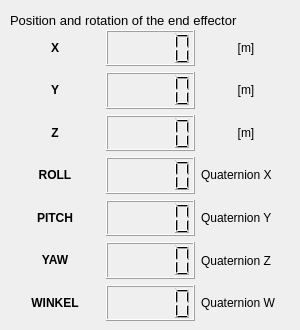
       <widget class="QWidget" name="positionInfo_3">
        <attribute name="title">
         <string>Position and rotation</string>
        </attribute>
        <widget class="QLabel" name="label_137">
         <property name="geometry">
          <rect>
           <x>10</x>
           <y>10</y>
           <width>281</width>
           <height>21</height>
          </rect>
         </property>
         <property name="text">
          <string>&lt;html&gt;&lt;head/&gt;&lt;body&gt;&lt;p&gt;&lt;span style=&quot; font-size:10pt;&quot;&gt;Position and rotation of the end effector&lt;/span&gt;&lt;/p&gt;&lt;/body&gt;&lt;/html&gt;</string>
         </property>
        </widget>
        <widget class="QWidget" name="gridLayoutWidget_14">
         <property name="geometry">
          <rect>
           <x>10</x>
           <y>30</y>
           <width>281</width>
           <height>291</height>
          </rect>
         </property>
         <layout class="QGridLayout" name="gridLayout_14">
          <item row="5" column="0">
           <widget class="QLabel" name="label_138">
            <property name="text">
             <string>&lt;html&gt;&lt;head/&gt;&lt;body&gt;&lt;p align=&quot;center&quot;&gt;&lt;span style=&quot; font-weight:600;&quot;&gt;YAW&lt;/span&gt;&lt;/p&gt;&lt;/body&gt;&lt;/html&gt;</string>
            </property>
           </widget>
          </item>
          <item row="2" column="1">
           <widget class="QLCDNumber" name="basicInfo_Z_LCDnum_3"/>
          </item>
          <item row="3" column="1">
           <widget class="QLCDNumber" name="basicInfo_R_LCDnum_3"/>
          </item>
          <item row="5" column="1">
           <widget class="QLCDNumber" name="basicInfo_Y_LCDnum_5"/>
          </item>
          <item row="4" column="1">
           <widget class="QLCDNumber" name="basicInfo_P_LCDnum_3"/>
          </item>
          <item row="6" column="1">
           <widget class="QLCDNumber" name="basicInfo_W_LCDnum_3"/>
          </item>
          <item row="1" column="0">
           <widget class="QLabel" name="label_139">
            <property name="text">
             <string>&lt;html&gt;&lt;head/&gt;&lt;body&gt;&lt;p align=&quot;center&quot;&gt;&lt;span style=&quot; font-weight:600;&quot;&gt;Y&lt;/span&gt;&lt;/p&gt;&lt;/body&gt;&lt;/html&gt;</string>
            </property>
           </widget>
          </item>
          <item row="0" column="1">
           <widget class="QLCDNumber" name="basicInfo_X_LCDnum_3"/>
          </item>
          <item row="1" column="1">
           <widget class="QLCDNumber" name="basicInfo_Y_LCDnum_6"/>
          </item>
          <item row="3" column="0">
           <widget class="QLabel" name="label_140">
            <property name="text">
             <string>&lt;html&gt;&lt;head/&gt;&lt;body&gt;&lt;p align=&quot;center&quot;&gt;&lt;span style=&quot; font-weight:600;&quot;&gt;ROLL&lt;/span&gt;&lt;/p&gt;&lt;/body&gt;&lt;/html&gt;</string>
            </property>
           </widget>
          </item>
          <item row="6" column="0">
           <widget class="QLabel" name="label_141">
            <property name="text">
             <string>&lt;html&gt;&lt;head/&gt;&lt;body&gt;&lt;p align=&quot;center&quot;&gt;&lt;span style=&quot; font-weight:600;&quot;&gt;WINKEL&lt;/span&gt;&lt;/p&gt;&lt;/body&gt;&lt;/html&gt;</string>
            </property>
           </widget>
          </item>
          <item row="4" column="0">
           <widget class="QLabel" name="label_142">
            <property name="text">
             <string>&lt;html&gt;&lt;head/&gt;&lt;body&gt;&lt;p align=&quot;center&quot;&gt;&lt;span style=&quot; font-weight:600;&quot;&gt;PITCH&lt;/span&gt;&lt;/p&gt;&lt;/body&gt;&lt;/html&gt;</string>
            </property>
           </widget>
          </item>
          <item row="2" column="0">
           <widget class="QLabel" name="label_143">
            <property name="text">
             <string>&lt;html&gt;&lt;head/&gt;&lt;body&gt;&lt;p align=&quot;center&quot;&gt;&lt;span style=&quot; font-weight:600;&quot;&gt;Z&lt;/span&gt;&lt;/p&gt;&lt;/body&gt;&lt;/html&gt;</string>
            </property>
           </widget>
          </item>
          <item row="0" column="0">
           <widget class="QLabel" name="label_144">
            <property name="text">
             <string>&lt;html&gt;&lt;head/&gt;&lt;body&gt;&lt;p align=&quot;center&quot;&gt;&lt;span style=&quot; font-weight:600;&quot;&gt;X&lt;/span&gt;&lt;/p&gt;&lt;/body&gt;&lt;/html&gt;</string>
            </property>
           </widget>
          </item>
          <item row="0" column="2">
           <widget class="QLabel" name="label_145">
            <property name="text">
             <string>&lt;html&gt;&lt;head/&gt;&lt;body&gt;&lt;p align=&quot;center&quot;&gt;[m]&lt;/p&gt;&lt;/body&gt;&lt;/html&gt;</string>
            </property>
           </widget>
          </item>
          <item row="3" column="2">
           <widget class="QLabel" name="label_146">
            <property name="text">
             <string>&lt;html&gt;&lt;head/&gt;&lt;body&gt;&lt;p&gt;Quaternion X&lt;/p&gt;&lt;/body&gt;&lt;/html&gt;</string>
            </property>
           </widget>
          </item>
          <item row="4" column="2">
           <widget class="QLabel" name="label_147">
            <property name="text">
             <string>Quaternion Y</string>
            </property>
           </widget>
          </item>
          <item row="5" column="2">
           <widget class="QLabel" name="label_148">
            <property name="text">
             <string>Quaternion Z</string>
            </property>
           </widget>
          </item>
          <item row="6" column="2">
           <widget class="QLabel" name="label_149">
            <property name="text">
             <string>Quaternion W</string>
            </property>
           </widget>
          </item>
          <item row="1" column="2">
           <widget class="QLabel" name="label_150">
            <property name="text">
             <string>&lt;html&gt;&lt;head/&gt;&lt;body&gt;&lt;p align=&quot;center&quot;&gt;[m]&lt;/p&gt;&lt;/body&gt;&lt;/html&gt;</string>
            </property>
           </widget>
          </item>
          <item row="2" column="2">
           <widget class="QLabel" name="label_151">
            <property name="text">
             <string>&lt;html&gt;&lt;head/&gt;&lt;body&gt;&lt;p align=&quot;center&quot;&gt;[m]&lt;/p&gt;&lt;/body&gt;&lt;/html&gt;</string>
            </property>
           </widget>
          </item>
         </layout>
        </widget>
       </widget>
